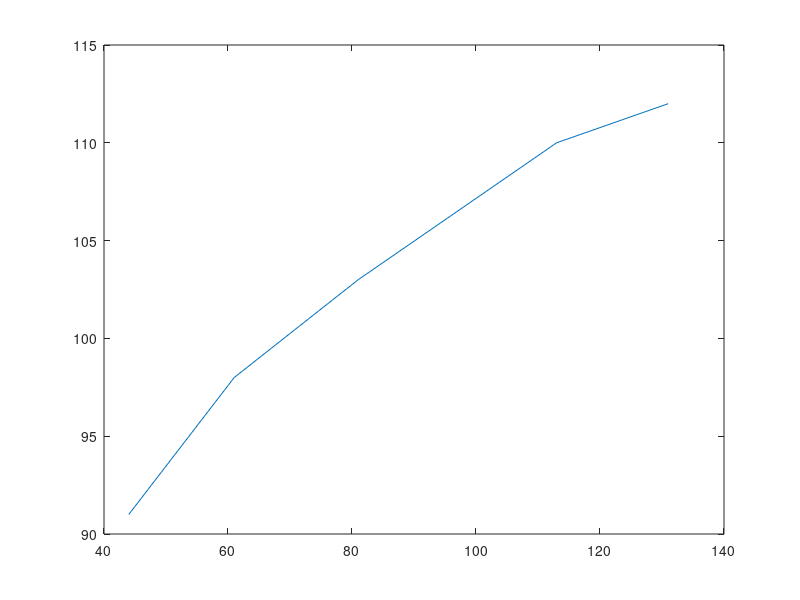

Here is the MATLAB script that generated this plot: (Note: this script raises an error after producing the figure.)
% 10 data points of a;
w = [44 61 81 113 131];
% 10 data points of b;
p = [91 98 103 110 112];

% First Process;
plot(w,p);
% By using plotfit we can get the value of A and B;
polyfit(w,p,1)
A = 0.2366;   
B = 82.4482;
% c = Ax + B;
c = A*a + B;
plot(a,c)
